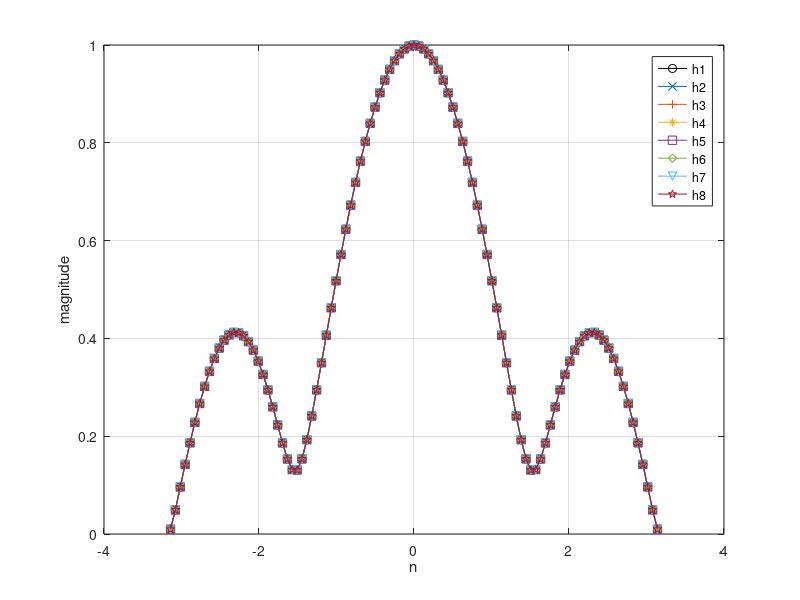
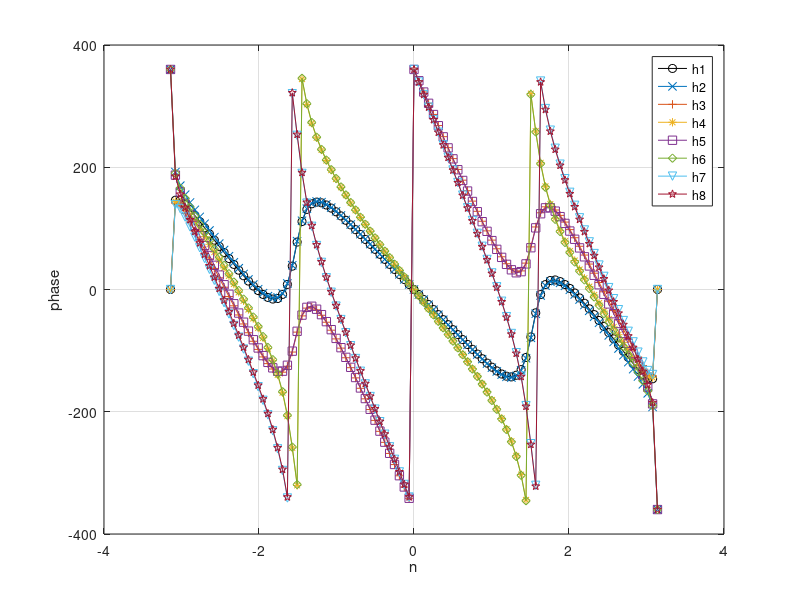
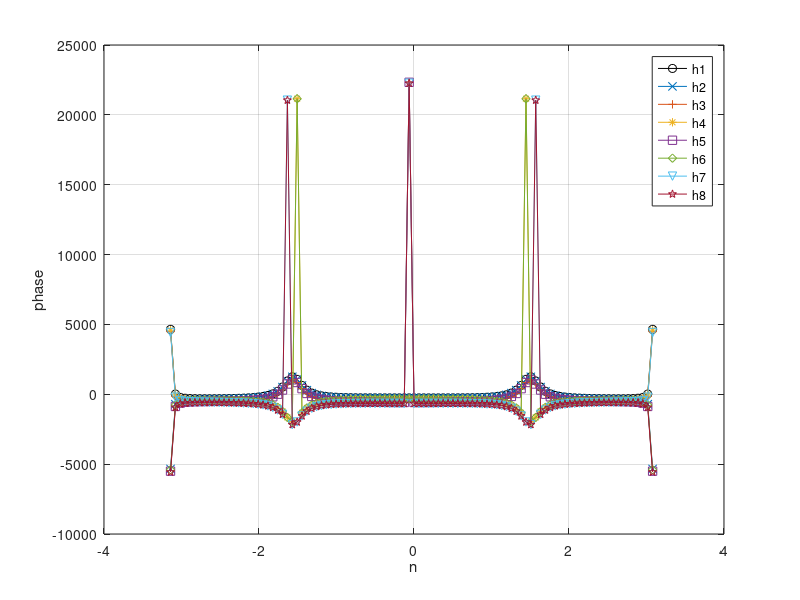

Reproduce these figures in MATLAB, in order.
clc;
clear;
%% -----------Q(a)-------------
% From question we know:
% H(z)=1+0.74417*z^(-1)+0.52604*z^(-2)+0.625*z^(-3)-0.1296*z(-4)
% The Nyquist gain is the h(w) when w = pi. So it is 0.02727.
%% -----------Q(b)-------------
h1 = [1,0.74417,0.52604,0.625,-0.1296];
zero1 = roots(h1);
%So, the zeros are zi = [-0.9873 0.0345+1i*0.8677 0.0345-1i*0.8677 0.1741]

%% -----------Q(c)-------------
% Calculate to get the 7 other filters' transfer functions
zero2 = zero1;
zero2(1) = 1/zero1(1);
h2 = poly(zero2);

zero3 = zero1;
zero3(4) = 1/zero1(4);
h3 = poly(zero3);

zero4 = zero1;
zero4(2) = 1/zero1(2);
zero4(3) = 1/zero1(3);
h4 = poly(zero4);

zero5 = zero1;
zero5(1) = 1/zero1(1);
zero5(4) = 1/zero1(4);
h5 = poly(zero5);

zero6 = zero1;
zero6(1) = 1/zero1(1);
zero6(2) = 1/zero1(2);
zero6(3) = 1/zero1(3);
h6 = poly(zero6);

zero7 = zero1;
zero7(4) = 1/zero1(4);
zero7(2) = 1/zero1(2);
zero7(3) = 1/zero1(3);
h7 = poly(zero7);

zero8 = zero1;
zero8(1) = 1/zero1(1);
zero8(4) = 1/zero1(4);
zero8(2) = 1/zero1(2);
zero8(3) = 1/zero1(3);
h8 = poly(zero8);

% Get the magnitude responses for the 8 different filters
n = -pi:2*pi/100:pi;
h1_2 = zeros(length(n),1);
for w = 1:length(n)
    for k = 1:length(h1)
   h1_2(w) = h1_2(w)+h1(k)*exp(-1*1i*n(w)*(k-1));
    end
end

h2_2 = zeros(length(n),1);
for w = 1:length(n)
    for k = 1:length(h2)
   h2_2(w) = h2_2(w)+h2(k)*exp(-1*1i*n(w)*(k-1));
    end
end

h3_2 = zeros(length(n),1);
for w = 1:length(n)
    for k = 1:length(h3)
   h3_2(w) = h3_2(w)+h3(k)*exp(-1*1i*n(w)*(k-1));
    end
end

h4_2 = zeros(length(n),1);
for w = 1:length(n)
    for k = 1:length(h4)
   h4_2(w) = h4_2(w)+h4(k)*exp(-1*1i*n(w)*(k-1));
    end
end

h5_2 = zeros(length(n),1);
for w = 1:length(n)
    for k = 1:length(h5)
   h5_2(w) = h5_2(w)+h5(k)*exp(-1*1i*n(w)*(k-1));
    end
end

h6_2 = zeros(length(n),1);
for w = 1:length(n)
    for k = 1:length(h6)
   h6_2(w) = h6_2(w)+h6(k)*exp(-1*1i*n(w)*(k-1));
    end
end

h7_2 = zeros(length(n),1);
for w = 1:length(n)
    for k = 1:length(h7)
   h7_2(w) = h7_2(w)+h7(k)*exp(-1*1i*n(w)*(k-1));
    end
end

h8_2 = zeros(length(n),1);
for w = 1:length(n)
    for k = 1:length(h8)
   h8_2(w) = h8_2(w)+h8(k)*exp(-1*1i*n(w)*(k-1));
    end
end

figure(1);
plot(n,abs(h1_2)/max(abs(h1_2)),'k-o',n,abs(h2_2)/max(abs(h2_2)),'-x',n,abs(h3_2)/max(abs(h3_2)),'-+',n,abs(h4_2)/max(abs(h4_2)),'-*',n,abs(h5_2)/max(abs(h5_2)),'-s',n,abs(h6_2)/max(abs(h6_2)),'-d',n,abs(h7_2)/max(abs(h7_2)),'-v',n,abs(h8_2)/max(abs(h8_2)),'-p');
grid on;
xlabel('n');
ylabel('magnitude');
legend('h1','h2','h3','h4','h5','h6','h7','h8');
% Notice that they are the same

%% -----------Q(d)-------------
figure(2);
plot(n,angle(h1_2)/pi*360,'k-o',n,angle(h2_2)/pi*360,'-x',n,angle(h3_2)/pi*360,'-+',n,angle(h4_2)/pi*360,'-*',n,angle(h5_2)/pi*360,'-s',n,angle(h6_2)/pi*360,'-d',n,angle(h7_2)/pi*360,'-v',n,angle(h8_2)/pi*360,'-p');
grid on;
xlabel('n');
ylabel('phase');
legend('h1','h2','h3','h4','h5','h6','h7','h8');
% h1 is the minimum phase with the smoothest phase response.

%% ------------Q(e)-------------
figure(3);
m = n(1:100);
plot(m,diff(angle(h1_2)/pi*360)/(pi/100),'k-o',m,diff(angle(h2_2)/pi*360)/(pi/100),'-x',m,diff(angle(h3_2)/pi*360)/(pi/100),'-+',m,diff(angle(h4_2)/pi*360)/(pi/100),'-*',m,diff(angle(h5_2)/pi*360)/(pi/100),'-s',m,diff(angle(h6_2)/pi*360)/(pi/100),'-d',m,diff(angle(h7_2)/pi*360)/(pi/100),'-v',m,diff(angle(h8_2)/pi*360)/(pi/100),'-p');
grid on;
xlabel('n');
ylabel('phase');
legend('h1','h2','h3','h4','h5','h6','h7','h8');
% The minimum phase system h1 has the smallest group delay.


